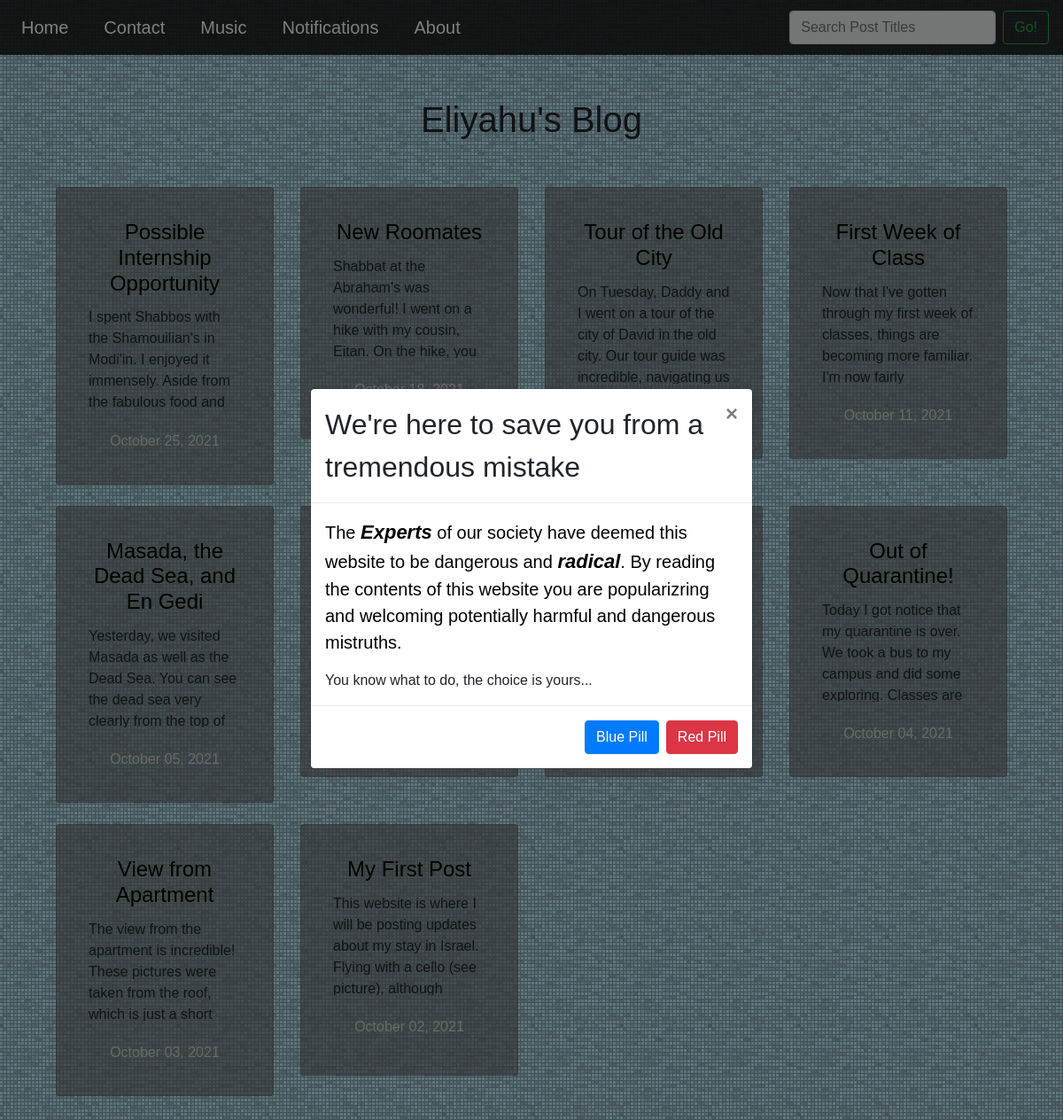
The page / on the database its author committed.
### blog/models.py (models this page shows)
class Post(models.Model):
    title = models.CharField(max_length=100)
    content = models.TextField()
    date_posted = models.DateTimeField(default=timezone.now)
    has_images = models.BooleanField(default=False)
    def __str__(self):
        return self.title
    class Meta:
        ordering = ['-date_posted']

### blog/views.py (the view)
# urls.py: 2. Add a URL to urlpatterns:  path('', views.home, name='home')
def home(request, page=1):
    posts = Post.objects.all()
    num_visits = request.session.get('num_visits', 0)
    request.session['num_visits'] = num_visits + 1
    context = {
        'posts': posts,
        'num_visits': num_visits
    }
    return render(request, 'blog/home.html', context)

### blog/context_processors.py (called while the page is built)
def add_variable_to_context(request):
    posts = Post.objects.all()
    return {
        'posttitles':  posts
    }

### blog/templates/blog/home.html (shortened to what this page needs)
{% extends 'blog/base.html' %}
{% block content%}
<h1 class="flydown text-center">Eliyahu's Blog</h1>
<body>
<div id="Message" class="modal fade">
    <div class="modal-dialog modal-dialog-centered">
        <div class="modal-content">
             <div class="modal-header">
                <h2 class="modal-title">We're here to save you from a tremendous mistake</h2>
                <button type="button" class="close" data-dismiss="modal" aria-label="Close">
                  <span aria-hidden="true">&times;</span>
                </button>
              </div>
              <div class="modal-body">
                <p>The <dfn title="The self selected smartest of humanity who know what's best for you and have only your best interests at heart">Experts</dfn>
                    of our society have deemed this website to be dangerous and <dfn title="Content which we experts don't want you to see because it undermines our G-d given right to rule you">radical</dfn>.
                    By reading the contents of this website you are popularizring and welcoming potentially harmful and dangerous mistruths.
                </p>
                You know what to do, the choice is yours...
              </div>
              <div class="modal-footer">
                <button type="button" class="btn btn-primary" onclick="window.location.href = 'https://libcom.org/files/1984.pdf';">Blue Pill</button>
                <button type="button" class="btn btn-danger" data-dismiss="modal">Red Pill</button>
              </div>
        </div>
    </div>
</div>
    <div class="">
        <div class="row m-5">
            {% for post in posts %}
            <div class="col-xl-3  col-lg-4  col-md-6 col-sm-6 my-1">
                <a href="{% url 'blog-post' post.pk %}" style="color: inherit;" class="cardlink">
                    <div class="card shadow p-3 mb-3 bg-white rounded cardobject" style="min-width:200px; max-width: 330px;">
                        <div class="card-body" style="min-height: 250px;">
                            <div class="card-title text-center">
                                <h4 style="color: black;" >{{ post.title }}</h4>
                            </div>
                            <div class="card-text truncate-overflow">
                                {{ post.content }}
                            </div>
                            <div class="text-center pt-4" style="color:rgb(211,211,211)">
                                {{ post.date_posted|date:"F d, Y" }}
                            </div>
                        </div>
                    </div>
                </a>
            </div>
            {% endfor %}
        </div>
    </div>
{% endblock content %}

### blog/templates/blog/base.html (shortened to what this page needs)
{% load static %}
<!DOCTYPE html>
<html>
<head>
    <link rel="stylesheet" href="https://maxcdn.bootstrapcdn.com/bootstrap/4.0.0/css/bootstrap.min.css">
    <link rel="stylesheet" type="text/css" href="{% static 'blog/main.css' %}">
    <nav class="navbar navbar-expand-lg navbar-dark sticky-top " style="background-color: #333;">
      <div class="collapse navbar-collapse" id="navbarSupportedContent">
        <ul class="navbar-nav mr-auto" style="color: white;">
          <li class="nav-item">
            <a class="nav-link" href="{% url 'blog-home' %}">Home <span class="sr-only">(current)</span></a>
          </li>
          <li class="nav-item">
            <a class="nav-link" href="{% url 'blog-contact' %}">Contact</a>
          </li>
          <li class="nav-item">
            <a class="nav-link" href="{% url 'blog-music' %}">Music</a>
          </li>
          <li class="nav-item">
            <a class="nav-link" href="{% url 'notifications-notifications' %}">Notifications</a>
          </li>
          <li class="nav-item">
            <a class="nav-link" href="{% url 'blog-about' %}">About</a>
          </li>
        </ul>
        <form class="form-inline my-2 my-lg-0" method="POST" action="{% url 'blog-post' 1 %}">
          <input style="background-color:rgba(255,255,255,0.9);" class="form-control mr-sm-2" list="posts" name="postname" id="postname" placeholder="Search Post Titles">
          <button class="btn btn-outline-success my-2 my-sm-0" type="submit">Go!</button>
        </form>
      </div>
    </nav>
</head>
<body>
    <main role="main" class="container">
      <div class="row">
        <div class="col-md-8">
        </div>
      </div>
      <br><br>
    </main>
    {% block content %}{% endblock %}
</body>
</html>

### blog/static/blog/main.css (style rules this page uses)
body { background-image: url("3px-tile.png"); !important; background-color: rgb(192,239,255); overflow-x: hidden; font-family: Tahoma,Verdana,Segoe,sans-serif; }
p { font-family: sans-serif; color: black; font-size: 125%; }
dfn { font-weight: bold; font-size: 110%; }
.nav-link { color: white !important; padding-right: 2rem !important; font-size: 1.25em; font-family: sans-serif; }
.navbar-dark { background-color: rgba(25,25,25,0.9) !important; }
.cardobject { background-color:rgba(100,100,100,0.6) !important; }
.flydown { position:relative; animation:animatetop 2s }

### blog/templates/blog/home.html (style rules this page uses)
html { --lh: 2.4rem; line-height: var(--lh); }
.truncate-overflow { --max-lines: 3; max-height: calc(var(--lh) * var(--max-lines)); overflow: hidden; }

### rows shown on the page
Post: title "Possible Internship Opportunity", content "I spent Shabbos with the Shamouilian's in Modi'in. I enjoyed it immensely. Aside from the fabulous food and…", date_posted "October 25, 2021"
Post: title "New Roomates", content "Shabbat at the Abraham's was wonderful! I went on a hike with my cousin, Eitan. On the hike, you…"
Post: title "Tour of the Old City", content "On Tuesday, Daddy and I went on a tour of the city of David in the old city. Our tour guide was incredible, navigating us…"
Post: title "First Week of Class", content "Now that I've gotten through my first week of classes, things are becoming more familiar. I'm now fairly…", date_posted "October 11, 2021"
Post: title "Masada, the Dead Sea, and En Gedi", content "Yesterday, we visited Masada as well as the Dead Sea. You can see the dead sea very clearly from the top of…", date_posted "October 05, 2021"
Post: title "Out of Quarantine!", content "Today I got notice that my quarantine is over. We took a bus to my campus and did some exploring. Classes are…", date_posted "October 04, 2021"
Post: title "View from Apartment", content "The view from the apartment is incredible! These pictures were taken from the roof, which is just a short…", date_posted "October 03, 2021"
Post: title "My First Post", content "This website is where I will be posting updates about my stay in Israel. Flying with a cello (see picture), although…", date_posted "October 02, 2021"
